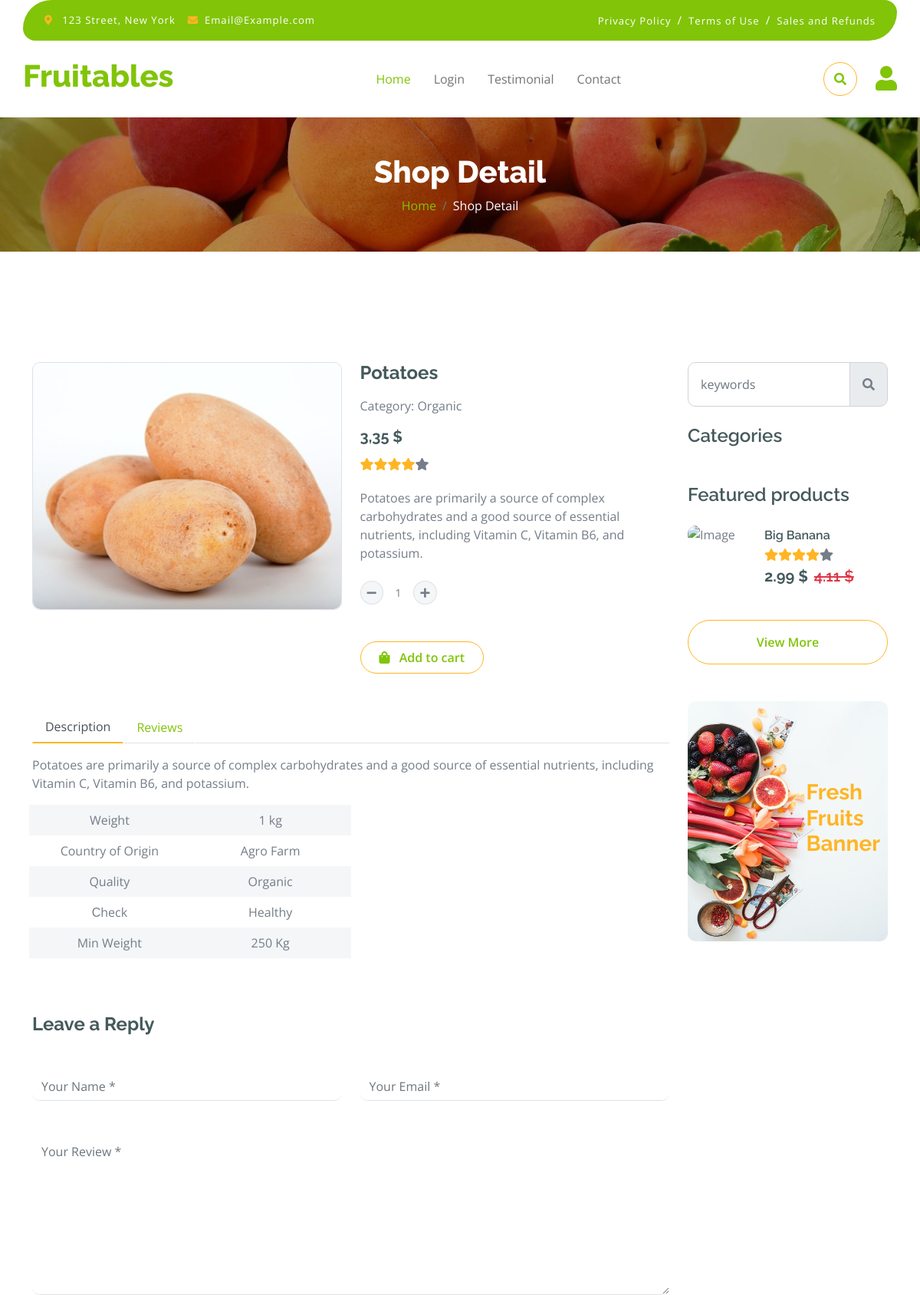
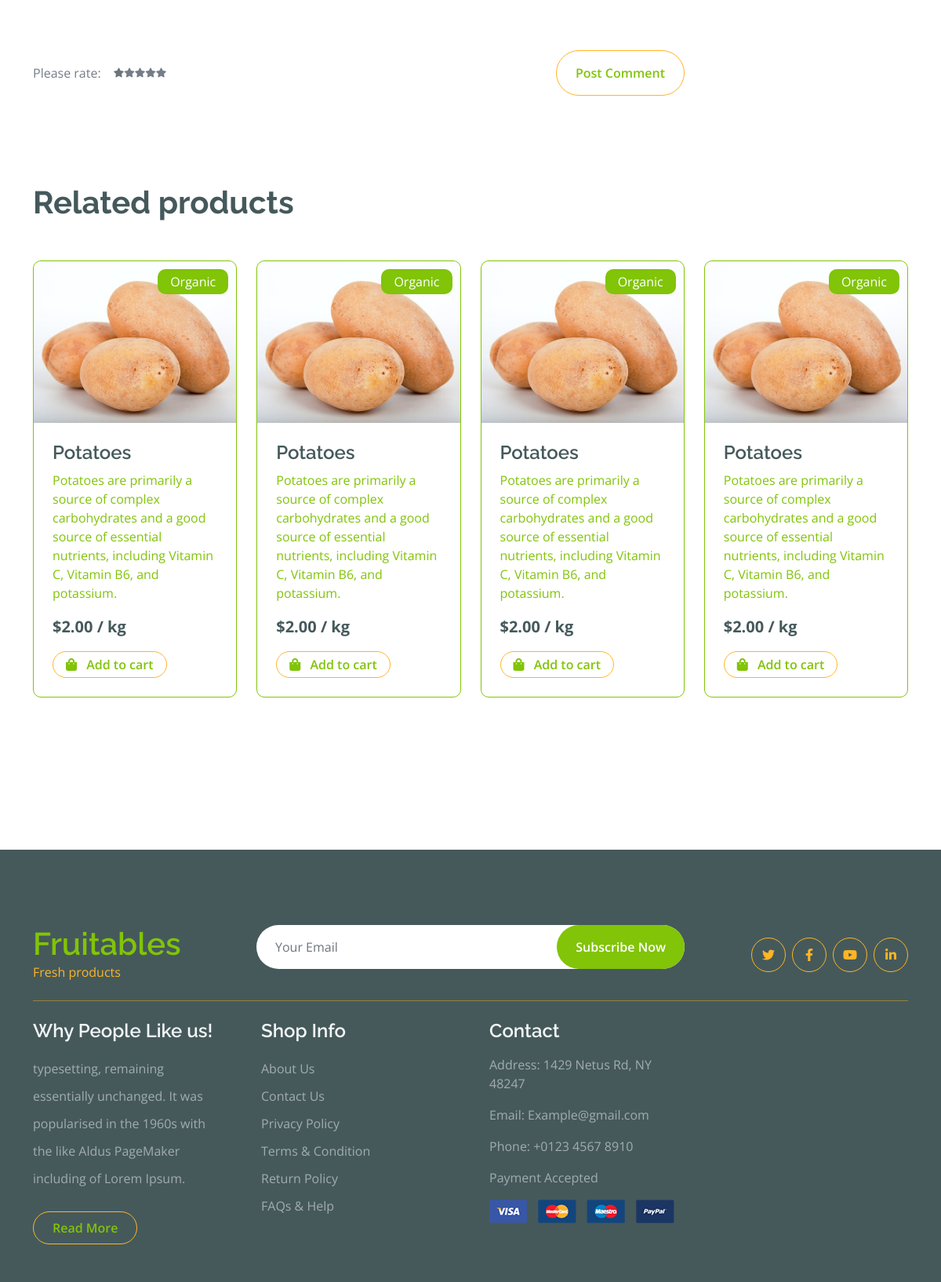
Page /product/3/ on the committed database (2 pictures, top to bottom).
### fruits/models.py (models this page shows, shortened)
class Fruits(models.Model):
    name = models.CharField(max_length=100)
    category = models.ForeignKey(Category, on_delete=models.SET_NULL, null=True)
    price = models.DecimalField(default="1.00", decimal_places=2, max_digits=10)
    image = models.ImageField(upload_to="images/")
    description = models.TextField()
    rating = models.IntegerField(default=1)
    updated = models.DateTimeField(auto_now=True)
    created = models.DateTimeField(auto_now_add=True)
    class Meta:
        ordering = ['-updated', '-created']

class Category(models.Model):
    category = models.CharField(max_length=100)
    def __str__(self):
        return self.category

### fruits/views.py (the view)
# urls.py: path("product/<str:pk>/", views.product_view, name="product_detail"),
def product_view(request, pk):
    fruit = Fruits.objects.get(pk=pk)
    related_fruits = Fruits.objects.filter(category=fruit.category.id)
    categories = Category.objects.all()
    return render(request, "pages/shop_detail.html", {"fruit" : fruit, "categories": categories, "fruits": related_fruits})

### templates/pages/shop_detail.html (shortened to what this page needs)
{% extends 'components/layout.html' %}
{% load static %}
{% block content %}
{% include 'components/header.html' %}
{% if fruit %}
<div class="container-fluid page-header py-5">
    <h1 class="text-center text-white display-6">Shop Detail</h1>
    <ol class="breadcrumb justify-content-center mb-0">
        <li class="breadcrumb-item"><a href="{% url 'home' %}">Home</a></li>
        <li class="breadcrumb-item active text-white">Shop Detail</li>
    </ol>
</div>
<div class="container-fluid py-5 mt-5">
            <div class="container py-5">
                <div class="row g-4 mb-5">
                    <div class="col-lg-8 col-xl-9">
                        {% include 'components/product.html' %}
                    </div>
                    <div class="col-lg-4 col-xl-3">
                        <div class="row g-4 fruite">
                            <div class="col-lg-12">
                                <div class="input-group w-100 mx-auto d-flex mb-4">
                                    <input type="search" class="form-control p-3" placeholder="keywords" name="search" aria-describedby="search-icon-1">
                                    <span id="search-icon-1" class="input-group-text p-3"><i class="fa fa-search"></i></span>
                                </div>
                                <div class="mb-4">
                                    <h4>Categories</h4>
                                </div>
                            </div>
                            <div class="col-lg-12">
                                <h4 class="mb-4">Featured products</h4>
                                <div class="d-flex align-items-center justify-content-start">
                                    <div class="rounded" style="width: 100px; height: 100px;">
                                        <img src="img/featur-1.jpg" class="img-fluid rounded" alt="Image">
                                    </div>
                                    <div>
                                        <h6 class="mb-2">Big Banana</h6>
                                        <div class="d-flex mb-2">
                                            <i class="fa fa-star text-secondary"></i>
                                            <i class="fa fa-star text-secondary"></i>
                                            <i class="fa fa-star text-secondary"></i>
                                            <i class="fa fa-star text-secondary"></i>
                                            <i class="fa fa-star"></i>
                                        </div>
                                        <div class="d-flex mb-2">
                                            <h5 class="fw-bold me-2">2.99 $</h5>
                                            <h5 class="text-danger text-decoration-line-through">4.11 $</h5>
                                        </div>
                                    </div>
                                </div>
                                <div class="d-flex justify-content-center my-4">
                                    <a href="#" class="btn border border-secondary px-4 py-3 rounded-pill text-primary w-100">View More</a>
                                </div>
                            </div>
                            <div class="col-lg-12">
                                <div class="position-relative">
                                    <img src="{% static 'img/banner-fruits.jpg' %}" class="img-fluid w-100 rounded" alt="">
                                    <div class="position-absolute" style="top: 50%; right: 10px; transform: translateY(-50%);">
                                        <h3 class="text-secondary fw-bold">Fresh <br> Fruits <br> Banner</h3>
                                    </div>
                                </div>
                            </div>
                        </div>
                    </div>
                </div>
                <h1 class="fw-bold mb-0">Related products</h1>
                <div class="vesitable">
                    {% include 'components/related_products.html' %}
                </div>
            </div>
        </div>
{% else %}
<div id="spinner" class="show w-100 vh-100 bg-white position-fixed translate-middle top-50 start-50  d-flex align-items-center justify-content-center">
    <div class="spinner-grow text-primary" role="status"></div>
</div>
{% endif %}
{% include 'components/footer.html' %}
{% endblock %}

### templates/components/product.html (shortened to what this page needs)
<div class="row g-4">
    <div class="col-lg-6">
        <div class="border rounded">
            <a href="#">
                <img src="{{fruit.image.url}}" class="img-fluid rounded" alt="Image">
            </a>
        </div>
    </div>
    <div class="col-lg-6">
        <h4 class="fw-bold mb-3">{{fruit.name}}</h4>
        <p class="mb-3">Category: {{fruit.category}}</p>
        <h5 class="fw-bold mb-3">3,35 $</h5>
        <div class="d-flex mb-4">
            <i class="fa fa-star text-secondary"></i>
            <i class="fa fa-star text-secondary"></i>
            <i class="fa fa-star text-secondary"></i>
            <i class="fa fa-star text-secondary"></i>
            <i class="fa fa-star"></i>
        </div>
        <p class="mb-4">{{fruit.description}}</p>
        <div class="input-group quantity mb-5" style="width: 100px;">
            <div class="input-group-btn">
                <button class="btn btn-sm btn-minus rounded-circle bg-light border" >
                    <i class="fa fa-minus"></i>
                </button>
            </div>
            <input type="text" class="form-control form-control-sm text-center border-0" value="1">
            <div class="input-group-btn">
                <button class="btn btn-sm btn-plus rounded-circle bg-light border">
                    <i class="fa fa-plus"></i>
                </button>
            </div>
        </div>
        <a href="#" class="btn border border-secondary rounded-pill px-4 py-2 mb-4 text-primary"><i class="fa fa-shopping-bag me-2 text-primary"></i> Add to cart</a>
    </div>
    <div class="col-lg-12">
        <nav>
            <div class="nav nav-tabs mb-3">
                <button class="nav-link active border-white border-bottom-0" type="button" role="tab"
                    id="nav-about-tab" data-bs-toggle="tab" data-bs-target="#nav-about"
                    aria-controls="nav-about" aria-selected="true">Description</button>
                <button class="nav-link border-white border-bottom-0" type="button" role="tab"
                    id="nav-mission-tab" data-bs-toggle="tab" data-bs-target="#nav-mission"
                    aria-controls="nav-mission" aria-selected="false">Reviews</button>
            </div>
        </nav>
        <div class="tab-content mb-5">
            <div class="tab-pane active" id="nav-about" role="tabpanel" aria-labelledby="nav-about-tab">
                <p>{{fruit.description}}</p>
                <div class="px-2">
                    <div class="row g-4">
                        <div class="col-6">
                            <div class="row bg-light align-items-center text-center justify-content-center py-2">
                                <div class="col-6">
                                    <p class="mb-0">Weight</p>
                                </div>
                                <div class="col-6">
                                    <p class="mb-0">1 kg</p>
                                </div>
                            </div>
                            <div class="row text-center align-items-center justify-content-center py-2">
                                <div class="col-6">
                                    <p class="mb-0">Country of Origin</p>
                                </div>
                                <div class="col-6">
                                    <p class="mb-0">Agro Farm</p>
                                </div>
                            </div>
                            <div class="row bg-light text-center align-items-center justify-content-center py-2">
                                <div class="col-6">
                                    <p class="mb-0">Quality</p>
                                </div>
                                <div class="col-6">
                                    <p class="mb-0">Organic</p>
                                </div>
                            </div>
                            <div class="row text-center align-items-center justify-content-center py-2">
                                <div class="col-6">
                                    <p class="mb-0">Сheck</p>
                                </div>
                                <div class="col-6">
                                    <p class="mb-0">Healthy</p>
                                </div>
                            </div>
                            <div class="row bg-light text-center align-items-center justify-content-center py-2">
                                <div class="col-6">
                                    <p class="mb-0">Min Weight</p>
                                </div>
                                <div class="col-6">
                                    <p class="mb-0">250 Kg</p>
                                </div>
                            </div>
                        </div>
                    </div>
                </div>
            </div>
        </div>
    </div>
    <form action="#">
        <h4 class="mb-5 fw-bold">Leave a Reply</h4>
        <div class="row g-4">
            <div class="col-lg-6">
                <div class="border-bottom rounded">
                    <input type="text" class="form-control border-0 me-4" placeholder="Your Name *">
                </div>
            </div>
            <div class="col-lg-6">
                <div class="border-bottom rounded">
                    <input type="email" class="form-control border-0" placeholder="Your Email *">
                </div>
            </div>
            <div class="col-lg-12">
                <div class="border-bottom rounded my-4">
                    <textarea name="" id="" class="form-control border-0" cols="30" rows="8" placeholder="Your Review *" spellcheck="false"></textarea>
                </div>
            </div>
            <div class="col-lg-12">
                <div class="d-flex justify-content-between py-3 mb-5">
                    <div class="d-flex align-items-center">
                        <p class="mb-0 me-3">Please rate:</p>
                        <div class="d-flex align-items-center" style="font-size: 12px;">
                            <i class="fa fa-star text-muted"></i>
                            <i class="fa fa-star"></i>
                            <i class="fa fa-star"></i>
                            <i class="fa fa-star"></i>
                            <i class="fa fa-star"></i>
                        </div>
                    </div>
                    <a href="#" class="btn border border-secondary text-primary rounded-pill px-4 py-3"> Post Comment</a>
                </div>
            </div>
        </div>
    </form>
</div>

### templates/components/related_products.html
{% for r_fruit in fruits %}
    <div class="owl-carousel vegetable-carousel justify-content-center">
        <div class="border border-primary rounded position-relative vesitable-item">
            <div class="vesitable-img">
                <img src="{{r_fruit.image.url}}" class="img-fluid w-100 rounded-top" alt="">
            </div>
            <div class="text-white bg-primary px-3 py-1 rounded position-absolute" style="top: 10px; right: 10px;">{{r_fruit.category}}</div>
            <div class="p-4 pb-0 rounded-bottom">
                <a href="{% url 'product_detail' r_fruit.id %}">
                    <h4>{{r_fruit.name}}</h4>
                    <p>{{r_fruit.description}}</p>
                </a>
                <div class="d-flex justify-content-between flex-lg-wrap">
                    <p class="text-dark fs-5 fw-bold">${{r_fruit.price}} / kg</p>
                    <a href="#" class="btn border border-secondary rounded-pill px-3 py-1 mb-4 text-primary"><i class="fa fa-shopping-bag me-2 text-primary"></i> Add to cart</a>
                </div>
            </div>
        </div>
    </div>
{% endfor %}

### static/css/style.css (style rules this page uses)
.btn { font-weight: 600; transition: .5s; }
.btn.border-secondary { transition: 0.5s; }
.page-header { position: relative; background: linear-gradient(rgba(0, 0, 0, 0.3), rgba(0, 0, 0, 0.3)), url(../img/cart-page-header-img.jpg); background-position: center center; background-repeat: no-repeat; background-size: cover; }
@media (min-width: 992px) { .hero-header, .page-header { margin-top: 152px !important; } }
.vesitable .vesitable-item { height: 100%; transition: 0.5s; }
.vesitable .vesitable-item .vesitable-img { overflow: hidden; transition: 0.5s; border-radius: 10px 10px 0 0; }
.vesitable .vesitable-item .vesitable-img img { transition: 0.5s; }
.nav.nav-tabs .nav-link.active { border-bottom: 2px solid var(--bs-secondary) !important; }

### rows in the picture
Fruits: image (picture), name "Potatoes", category "Organic", description "Potatoes are primarily a source of complex carbohydrates and a good source of essential nutrients, including Vitamin C, Vitamin B6, and potassium.", price "2.00"
